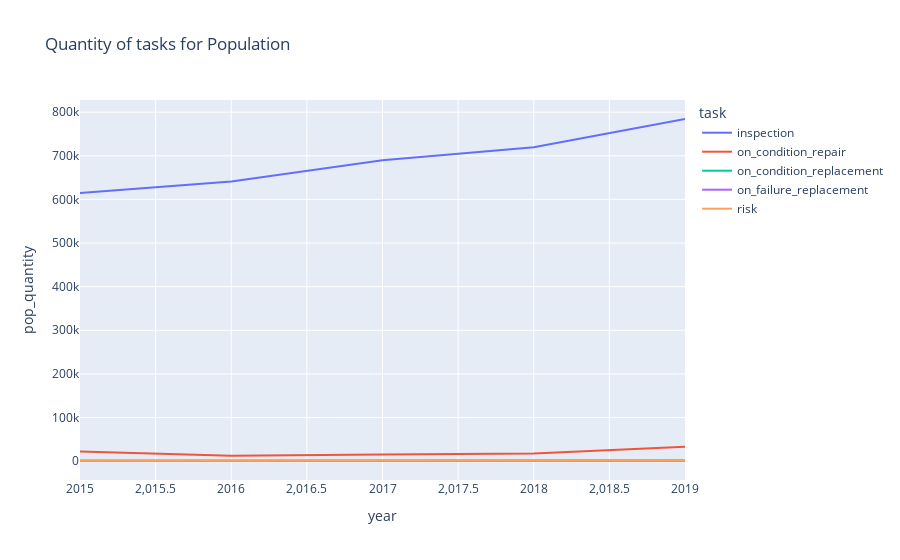

The cell this chart's notebook holds for it:
### Code cell
px.line(
    df_forecast_task,
    x='year',
    y="pop_quantity",
    color="task",
    title="Quantity of tasks for Population",
)

### Figure 1 — Plotly figure (JSON) as saved in the notebook; plotly's stock layout.template omitted (floating-point values rounded to 4 significant figures)
{"data": [{"hovertemplate": "task=inspection<br>year=%{x}<br>pop_quantity=%{y}<extra></extra>", "legendgroup": "inspection", "line": {"color": "#636efa", "dash": "solid"}, "mode": "lines", "name": "inspection", "orientation": "v", "showlegend": true, "type": "scatter", "x": [2015, 2016, 2017, 2018, 2019], "xaxis": "x", "y": [614700.0, 641000.0, 689800.0, 719500.0, 784300.0], "yaxis": "y"}, {"hovertemplate": "task=on_condition_repair<br>year=%{x}<br>pop_quantity=%{y}<extra></extra>", "legendgroup": "on_condition_repair", "line": {"color": "#EF553B", "dash": "solid"}, "mode": "lines", "name": "on_condition_repair", "orientation": "v", "showlegend": true, "type": "scatter", "x": [2015, 2016, 2017, 2018, 2019], "xaxis": "x", "y": [21940.0, 12160.0, 15400.0, 17320.0, 32840.0], "yaxis": "y"}, {"hovertemplate": "task=on_condition_replacement<br>year=%{x}<br>pop_quantity=%{y}<extra></extra>", "legendgroup": "on_condition_replacement", "line": {"color": "#00cc96", "dash": "solid"}, "mode": "lines", "name": "on_condition_replacement", "orientation": "v", "showlegend": true, "type": "scatter", "x": [2015, 2016, 2017, 2018, 2019], "xaxis": "x", "y": [878.2, 554.1, 352.6, 439.9, 803.6], "yaxis": "y"}, {"hovertemplate": "task=on_failure_replacement<br>year=%{x}<br>pop_quantity=%{y}<extra></extra>", "legendgroup": "on_failure_replacement", "line": {"color": "#ab63fa", "dash": "solid"}, "mode": "lines", "name": "on_failure_replacement", "orientation": "v", "showlegend": true, "type": "scatter", "x": [2015, 2016, 2017, 2018, 2019], "xaxis": "x", "y": [1093.0, 1083.0, 1851.0, 1581.0, 1265.0], "yaxis": "y"}, {"hovertemplate": "task=risk<br>year=%{x}<br>pop_quantity=%{y}<extra></extra>", "legendgroup": "risk", "line": {"color": "#FFA15A", "dash": "solid"}, "mode": "lines", "name": "risk", "orientation": "v", "showlegend": true, "type": "scatter", "x": [2015, 2016, 2017, 2018, 2019], "xaxis": "x", "y": [1093.0, 1083.0, 1851.0, 1581.0, 1265.0], "yaxis": "y"}], "layout": {"legend": {"title": {"text": "task"}, "tracegroupgap": 0}, "title": {"text": "Quantity of tasks for Population"}, "xaxis": {"anchor": "y", "domain": [0, 1], "title": {"text": "year"}}, "yaxis": {"anchor": "x", "domain": [0, 1], "title": {"text": "pop_quantity"}}}}
